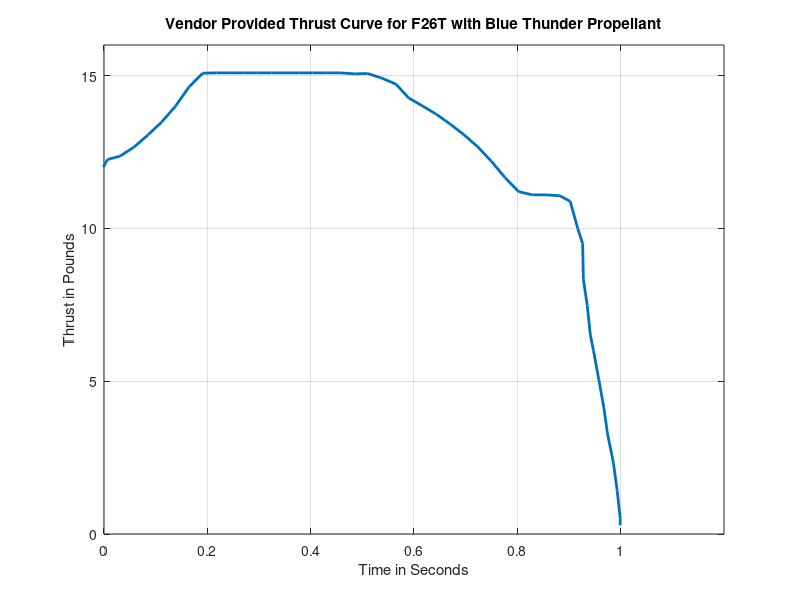

The MATLAB script that drew this image: (Note: this script raises an error after producing the figure.)
close all
clear all
clc

t(1) = 0; % [s] initial time
rb(1) = 0; % [m] initial burn grain displacement

%% Digitized Data
T_ven = csvread('Thrust.csv');
T_ven(:,2) = T_ven(:,2);
%Plot Digitized Vendor Data
figure('Name','Digitized Data');
plot(T_ven(:,1),T_ven(:,2),'LineWidth',2);
hold on 
xlabel('Time in Seconds');
ylabel('Thrust in Pounds');
title('Vendor Provided Thrust Curve for F26T with Blue Thunder Propellant');
grid on ;
xlim([0 1.2])
ylim([0 16])


%% INPUTS
cstar_eff = .75; % [-], cstar efficiency
t_step = .03; % [s] time step
P_atm = 101325; % [Pa] ambient pressure
a = 0.000069947; % [-] burn rate coefficient
n = 0.321; % [-] burn rate exponent
cstar = 1500; % [m/s] characteristic velocity
h_grain = 1.505; % [in] motor grain height
r_grain_inner = 0.177/2; % [in] motor grain radius
r_grain_outer = 0.908/2;
r_throat = 0.123/2; % [in] throat radius
r_exit = 0.231/2; % [in] exit radius
Mass = 0.025 ; % [kg] Propellant mass

%% CONVERSIONS
h_grain = h_grain*0.0254; % [m] motor grain height
r_grain_inner = r_grain_inner*0.0254; % [m] motor grain inner radius
r_grain_outer = r_grain_outer*0.0254; % [m] motor grain outer radius
r_throat = r_throat*0.0254; % [m] throat radius
r_exit = r_exit*0.0254; % [m] exit radius

%% QUANTITY CALCULATIONS
Vol = h_grain * ( (r_grain_outer)^2 - (r_grain_inner)^2 ) * pi(); % [m^3]
rho_p = Mass/Vol; % [kg/m^3]
A_throat = pi()*(r_throat)^2; % [m^2]
A_exit = pi()*(r_exit)^2; % [m^2]
AR_sup = A_exit/A_throat; % supersonic area ratio

V_burn = 0; % [m^3]
j = 1;
while rb < r_grain_outer && rb < h_grain % while there is unburned grain remaining
    [A_burn(j)] = burn_geometry(r_grain_inner,r_grain_outer, h_grain, rb); % [m] burn area, burn cavity volume
    Pc(j) = ((a * rho_p * A_burn(j) * cstar) / (A_throat)).^((1)/(1-n))/1e6; % [MPa] chamber pressure
    burn_rate(j) = a*(Pc(j)*10^6)^n; % [m/s] burn rate
    rb = rb + burn_rate(j) * t_step; % [m] updates burn displacement
    burn_rate(j)
    % delta_Vol = ; % [m^3/s] rate of change in burn cavity volume 
    [T_predicted(j),cstar] = thrust_calc(P_atm, Pc(j), A_exit, rho_p, burn_rate(j), A_burn(j), AR_sup);
    cstar = cstar*cstar_eff; % [m/s]
    %action time 
    if j == 1
        t(j) = t_step;
    else
        t(j) = t(j-1) + t_step;
    end
    j = j+1;
end
%Plot Digitized Vendor Data
figure('Name','Digitized Data');
plot(T_ven(:,1),T_ven(:,2),'LineWidth',2);
hold on 
plot(t,T_predicted,'LineWidth',2)
xlabel('Time in Seconds');
ylabel('Thrust in Pounds');
xlim([0 1.4])
title('Adjusted Model vs Vendor Data');
grid on ;


%% Performance computations

%maximum thrust calculation
max_t_ven = max(T_ven(:,2));
max_t_mod = max(T_predicted);
%total impulse from digitized data
I_ven_tot = trapz(T_ven(:,1),T_ven(:,2));
%Convert to SI units (lb-s to N-s)
I_ven_tot = I_ven_tot * 4.44822162;
%total impulse from model 
I_mod_tot = trapz(t,T_predicted);
%Convert to SI units (lb-s to N-s)
I_mod_tot = I_mod_tot * 4.44822162;

%avg spec imp
isp_av_ven = I_ven_tot/(Mass * 9.81);
isp_av_mod = I_mod_tot/(Mass * 9.81);
%avg effective velocity
avg_cstar_ven = isp_av_ven*9.81;
avg_cstar_mod = isp_av_mod*9.81;
%action time
% 10% max T
T_10_ven = max_t_ven * .1;
%ven
for i = 1:length(T_ven)
    if(T_ven(i,2) <= T_10_ven)
       time_fin = T_ven(i,1);
       break
    end
end
act_ven = time_fin;

% 10% max T
T_10_mod = max_t_mod * .1;
k = 0;
%ven
for i = 1:length(T_predicted)
    if((k == 0) && (T_predicted(i) >= T_10_mod))
        time_int = t(i);
        k = k + 1;
    end
    if((k == 1)&& (T_predicted(i) <= T_10_mod))
       time_fin = t(i);
       break
    end
end
act_mod = time_fin - time_int;



